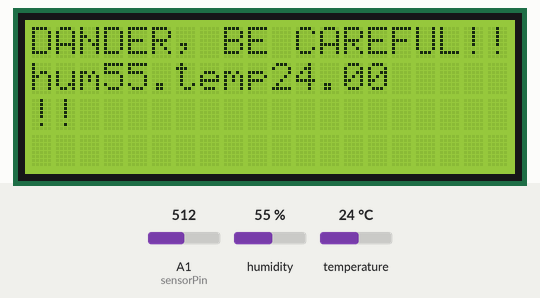
This sketch was run on a simulated Arduino Uno, built with avr-gcc and run on an emulated ATmega328P. On the bench: 20×4 character LCD. Inputs (shaded band) come from the test bench; at power-on: A1 (sensorPin) = 512, humidity 55 %, temperature 24 °C. What the sketch prints to the serial monitor is not drawn.

Above: at 1.3 s.
1.4 s: A1 (sensorPin) set to 464
3.8 s: A1 (sensorPin) set to 438
At 4.6 s:
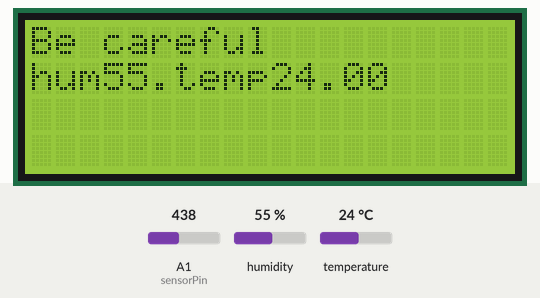
5.5 s: A1 (sensorPin) set to 610
At 7.9 s:
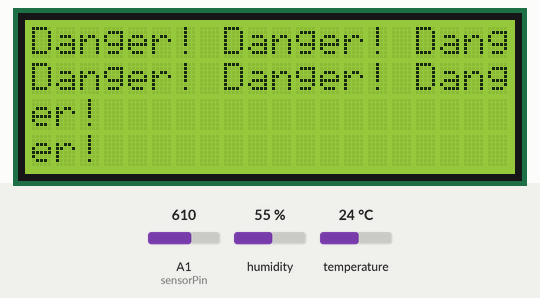
12.4 s: A1 (sensorPin) set to 585
At 13.7 s:
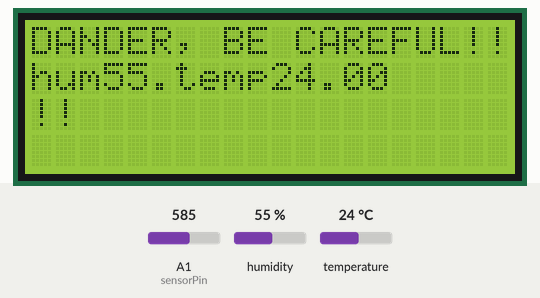
14.1 s: A1 (sensorPin) set to 240
At 15.6 s:
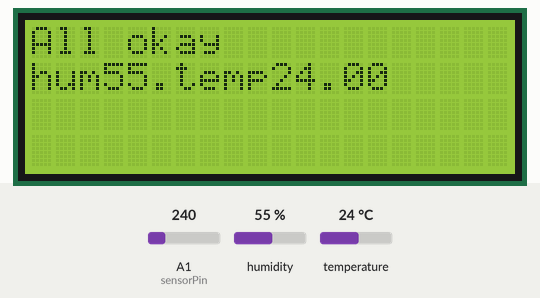
16.5 s: A1 (sensorPin) set to 716
At 18.8 s:
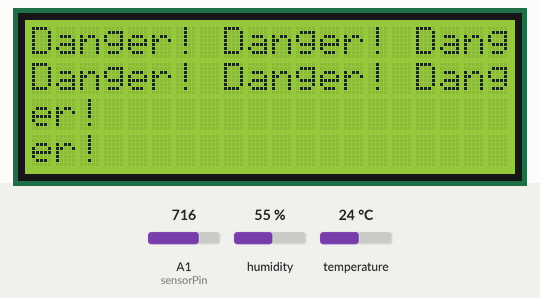
Timing chart, 0 to 20.3 s (numbered marks = the images above; inputs shaded):
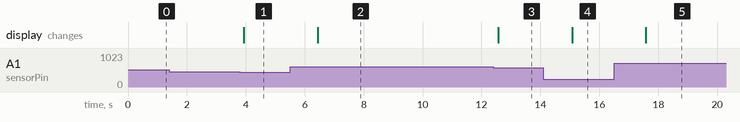

The sketch:

arduinoproject.ino
```cpp
#include <Wire.h>
#include <LiquidCrystal_I2C.h>
#include <DHT.h>
LiquidCrystal_I2C lcd(0x27,20,4);  // set the LCD address to 0x27 for a 16 chars and 2 line display
DHT dht(A0, DHT11);
const int sensorPin= A1;
int smoke_level;
int maximum=600;
void setup()
{
  Serial.begin(9600);
  dht.begin();
  lcd.init();                      // initialize the lcd
  lcd.init();
  // Print a message to the LCD.
  lcd.backlight();
  Serial.println("DHT11 Humidity & temperature Sensor\n\n");

}


void loop() {
Serial.println(smoke_level);

 float h = dht.readHumidity();
 float t = dht.readTemperature();
 Serial.println("tempatura");
Serial.println(t);
Serial.println("humiditiit");
Serial.println(h);
smoke_level= analogRead(sensorPin);
if (smoke_level < maximum)
{
if (smoke_level >= 0 && smoke_level <= 250)
{
lcd.clear();
lcd.setCursor(0, 0);
lcd.print("All okay"); // Выводим текст
lcd.setCursor(0, 1); // Устанавливаем курсор в начало 2 строки
lcd.print("hum");
lcd.print(h);
lcd.setCursor(6, 1); // Устанавливаем курсор в начало 2 строки
lcd.print("temp");
lcd.print(t); // Выводим текст
delay(1000);
}
if (smoke_level > 251 && smoke_level <= 450)
{
lcd.clear();
lcd.setCursor(0, 0);
lcd.print("Be careful"); // Выводим текст
lcd.setCursor(0, 1); // Устанавливаем курсор в начало 2 строки
lcd.print("hum");
lcd.print(h);
lcd.setCursor(6, 1); // Устанавливаем курсор в начало 2 строки
lcd.print("temp");
lcd.print(t); // Выводим текст
delay(1000);
}
if (smoke_level > 451 && smoke_level <= 599)
{
lcd.clear();
lcd.setCursor(0, 0);
lcd.print("DANDER, BE CAREFUL!!!!"); // Выводим текст
lcd.setCursor(0, 1); // Устанавливаем курсор в начало 2 строки
lcd.print("hum");
lcd.print(h);
lcd.setCursor(6, 1); // Устанавливаем курсор в начало 2 строки
lcd.print("temp");
lcd.print(t); // Выводим текст
delay(1000);
}
delay(100);
}
if (smoke_level > maximum)
{
  lcd.clear();
lcd.setCursor(0, 0); // Устанавливаем курсор в начало 1 строки
lcd.print("Danger! Danger! Danger!");
lcd.setCursor(0, 1); // Устанавливаем курсор в начало 2 строки
lcd.print("Danger! Danger! Danger!");
}
delay(100);
}
```

Measured:
- the behaviour switches between 451 and 450 on A1 (sensorPin) (found by bisection; images 0 and 1)
- the behaviour switches between 600 and 599 on A1 (sensorPin) (found by bisection; images 2 and 3)
- after the input at 1.4 s, every drawn part: stays the same
- after the input at 3.8 s, the display: changes after 0.14 s (image 1)
- after the input at 5.5 s, the display: changes after 0.94 s (image 2)
- after the input at 12.4 s, the display: changes after 0.18 s (image 3)
- after the input at 14.1 s, the display: changes after 0.97 s (image 4)
- after the input at 16.5 s, the display: changes after 1.1 s (image 5)
